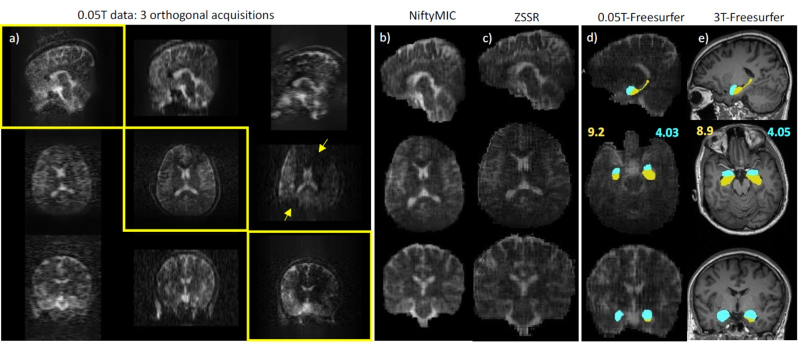
#> input picture assets/lf-mri-pipeline.jpeg, 1600 x 685 px (shown at 1/2 size)
$ python -i zssr.py   (imports and definitions only)   (older library calls are emulated)
#> lines starting #> are read from the running program, lines starting #| are printed output that depends on the picture
#> further down, picture is the input picture: shape (685, 1600, 3); mean B, G, R 51.2, 54.6, 54.1
# prompt: apply zero shot super resolution algorithm to give im slices as input and super resolution as output display original normalized , refined extract brain with hole filling  and ZSSR
# SR by 4x

import matplotlib.pyplot as plt
import numpy as np
import cv2
# Install the Zero-Shot Super-Resolution library
# The specific library for ZSSR might need to be identified or implemented.
# As a placeholder, let's assume there's a library or a model available.
# For example, if using a Keras implementation:
# !pip install tensorflow  # Already likely installed
# You might need to install a specific implementation of ZSSR if it's packaged.
# As of my last update, a widely available, easy-to-install ZSSR library isn't standard.
# We'll assume we have a function or class that implements the ZSSR algorithm.

# --- Assuming you have a ZSSR implementation ---
# You would typically define or import your ZSSR model/function here.
# For demonstration purposes, let's create a placeholder function.
# A real ZSSR implementation would involve training/optimization on the image itself.

def zero_shot_super_resolution(low_res_slice, scale_factor=2):
    """
    Placeholder for a Zero-Shot Super-Resolution algorithm.
    In a real implementation, this would apply the ZSSR logic to enhance
    the resolution of the low_res_slice.

    Args:
        low_res_slice (np.ndarray): The 2D low-resolution image slice.
        scale_factor (int): The factor by which to increase resolution.

    Returns:
        np.ndarray: The super-resolved image slice.
    """
    print(f"Applying ZSSR to slice of shape {low_res_slice.shape} with scale factor {scale_factor}...")

    # --- Real ZSSR Implementation Placeholder ---
    # A typical ZSSR process involves:
    # 1. Generating downscaled versions of the input image.
    # 2. Training a small CNN on these self-similar patches.
    # 3. Applying the trained CNN to the original low-resolution image.
    # This requires a model architecture and an optimization loop.

    # Since we don't have a ZSSR model implemented here, we'll return
    # a simple upscaled version using interpolation as a visual placeholder.
    # This is NOT Zero-Shot Super-Resolution, but allows the code to run.
    # You would replace this with your actual ZSSR model application.

    # Simple interpolation for visualization (Not ZSSR)
    original_height, original_width = low_res_slice.shape
    new_height = original_height * scale_factor
    new_width = original_width * scale_factor

    # Ensure the input slice is in a suitable format (e.g., float32)
    if low_res_slice.dtype != np.float32:
        low_res_slice = low_res_slice.astype(np.float32)

    # Use OpenCV's resize function for interpolation
    # You might choose different interpolation methods (cv2.INTER_CUBIC, cv2.INTER_LANCZOS4)
    # cv2.INTER_CUBIC is often used for upscaling.
    try:
        super_resolved_slice = cv2.resize(low_res_slice, (new_width, new_height), interpolation=cv2.INTER_CUBIC)
    except cv2.error as e:
         print(f"Error during simple upscaling using OpenCV: {e}")
         # Return original or handle error
         return low_res_slice # Or return None

    print(f"Upscaled slice shape: {super_resolved_slice.shape}")

    return super_resolved_slice

def extract_brain(im, scale_factor = 2):
    # Assuming 'im' is your original low-field MRI volume
    # And the refined brain extraction process yields masks or extracted slices.
    # Let's re-process slices to get the refined brain-extracted data for SRR input.
#> called with scale_factor = 2
    print("====================================Inside ZSSR_Extract brain ....................")
    orig_slices = []
    super_resolved_slices = []
    brain_extracted_slices = []
    scale_factor = 2 # Define your desired super-resolution scale factor (changed to 4)

    num_slices = im.shape[0]
#> num_slices = 685
    print(f"\nApplying Zero-Shot Super-Resolution to {num_slices} slices...")
#> (printed output is left out)

    for i in range(num_slices):
        slice_data = im[i, :, :]

        if slice_data is None or slice_data.size == 0:
            print(f"Skipping SRR for slice {i} due to empty data.")
            super_resolved_slices.append(None) # Append None or an empty array
            continue

        try:
            # Re-run the brain extraction logic to get the refined mask for this slice
            normalized_slice = cv2.normalize(np.abs(slice_data), None, 0, 255, cv2.NORM_MINMAX, cv2.CV_8U)
            orig_slices.append(normalized_slice)
            ret, thresh = cv2.threshold(normalized_slice, 0, 255, cv2.THRESH_BINARY + cv2.THRESH_OTSU)
            contours, hierarchy = cv2.findContours(thresh, cv2.RETR_EXTERNAL, cv2.CHAIN_APPROX_SIMPLE)

            refined_mask = np.zeros_like(normalized_slice, dtype=np.uint8) # Ensure mask is uint8
            if contours:
                largest_contour = max(contours, key=cv2.contourArea)
                mask = np.zeros_like(normalized_slice, dtype=np.uint8)
                cv2.drawContours(mask, [largest_contour], -1, (255), thickness=cv2.FILLED)

                kernel_dilate = np.ones((6, 6), np.uint8)
                mask_dilated = cv2.dilate(mask, kernel_dilate, iterations=1)

                kernel_close = np.ones((6, 6), np.uint8)
                refined_mask = cv2.morphologyEx(mask_dilated, cv2.MORPH_CLOSE, kernel_close)
            else:
                print(f"No contours found for slice {i}. Brain extraction failed.")
                # refined_mask remains all zeros

            # Apply the refined mask to get the brain-extracted slice for SRR input
            # Convert original slice data to a suitable type (e.g., float) before masking if needed for SRR input
            # For the placeholder ZSSR, let's use the normalized 8-bit slice as input.
            brain_extracted_slice_input = cv2.bitwise_and(normalized_slice, normalized_slice, mask=refined_mask)
            brain_extracted_slices.append(brain_extracted_slice_input)
            # Apply the ZSSR (or placeholder) algorithm
            super_resolved_slice = zero_shot_super_resolution(brain_extracted_slice_input, scale_factor=scale_factor)

            super_resolved_slices.append(super_resolved_slice)

        except Exception as e:
            print(f"Error processing slice {i} for SRR: {e}")
            super_resolved_slices.append(None) # Append None if processing fails
#> this loop made 685 passes
#> (ret, largest_contour) on passes 22, 24, 27, 28, 29, 30, 31, 32, 33, 37, 38, 39: (182, [[0, 849], [0, 1599], [2, 1599], [2, 849]]), (164, [[0, 911], [0, 1599], [2, 1599], [2, 911]]), (171, [[0, 547], [0, 819], [2, 819], [2, 547]]), (164, [[0, 547], [0, 819], [2, 819], [2, 547]]), (165, [[0, 542], [0, 819], [2, 819], [2, 542]]), (165, [[0, 542], [0, 819], [2, 819], [2, 542]]), (173, [[0, 543], [0, 819], [2, 819], [2, 543]]), (162, [[0, 545], [0, 819], [2, 819], [2, 545]]), (168, [[0, 547], [0, 819], [2, 819], [2, 547]]), (163, [[0, 547], [0, 819], [2, 819], [2, 547]]), (165, [[0, 546], [0, 819], [2, 819], [2, 546]]), (162, [[0, 458], [0, 819], [2, 819], [2, 458]])
#> ret on passes 1 to 6: 0, 0, 0, 0, 0, 0
#> after the loop, brain_extracted_slices = 685 items; orig_slices = 685 items; super_resolved_slices = 685 items

    print("\nFinished applying SRR (or placeholder) to all slices.")

    return orig_slices, brain_extracted_slices, super_resolved_slices

def extract_lf_volumes(im,scale_factor = 2, display = False):
    # --- Display original low-res, refined brain extracted, and super-resolved slices side-by-side ---

    orig_slices, brain_extracted_slices, super_resolved_slices = extract_brain(im)
#> orig_slices = 685 items; brain_extracted_slices = 685 items; super_resolved_slices = 685 items
    print("\nDisplaying Original (Normalized), Refined Brain Extracted, and Super-Resolved Slices...")

    # Filter out None values in case some slices failed
    valid_indices = [i for i, s in enumerate(super_resolved_slices) if s is not None]
#> valid_indices = 685 values from 0 to 684
    valid_sr_slices = [super_resolved_slices[i] for i in valid_indices]
#> valid_sr_slices = 685 items
    valid_orig_slices = [orig_slices[i] for i in valid_indices]
#> valid_orig_slices = 685 items
    valid_refined_be_slices = [brain_extracted_slices[i] for i in valid_indices]
#> valid_refined_be_slices = 685 items

    if display:
        if not valid_sr_slices:
            print("No valid super-resolved slices to display.")
        else:
            num_valid_slices = len(valid_sr_slices)
            cols_per_row = 6 # Display fewer triplets per row
            # Calculate required rows for original+refined+SR triplets
            rows = (num_valid_slices + cols_per_row - 1) // cols_per_row * 3 # Three rows per set of columns (original, refined, SR)

            fig, axes = plt.subplots(rows, cols_per_row, figsize=(3 * cols_per_row, 2 * rows))
            axes = axes.flatten()

            for i in range(num_valid_slices):
                original_slice = valid_orig_slices[i]
                refined_be_slice = valid_refined_be_slices[i]
                sr_slice = valid_sr_slices[i]
                original_slice_index = valid_indices[i] # Get the index in the original volume

                # Display original normalized slice (First row for this slice index)
                axes[3 * i].imshow(np.flipud(original_slice.T), cmap='gray')
                axes[3 * i].set_title(f'Slice {original_slice_index} Original (Norm)')
                axes[3 * i].axis('off')

                # Display refined brain extracted slice (Second row for this slice index)
                axes[3 * i + 1].imshow(np.flipud(refined_be_slice.T), cmap='gray')
                axes[3 * i + 1].set_title(f'Slice {original_slice_index} Refined BE')
                axes[3 * i + 1].axis('off')

                # Display super-resolved slice (Third row for this slice index)
                axes[3 * i + 2].imshow(np.flipud(sr_slice.T), cmap='gray')
                axes[3 * i + 2].set_title(f'Slice {original_slice_index} SR ({scale_factor}x)')
                axes[3 * i + 2].axis('off')


            # Hide any unused subplots
            for j in range(3 * num_valid_slices, len(axes)):
                axes[j].axis('off')


            plt.tight_layout()
            plt.show()

        print("\nFinished displaying Original (Normalized), Refined Brain Extracted, and Super-Resolved slices.")

    # --- Optional: Reconstruct the 3D Super-Resolved Volume ---
    # If all slices have the same super-resolved dimensions, you can stack them
    # back into a 3D numpy array.
    # Check if all valid SR slices have the same shape
    if valid_orig_slices and all(s.shape == valid_orig_slices[0].shape for s in valid_orig_slices):
        try:
            # Stack the super-resolved slices along the z-axis
            valid_orig_volume = np.stack(valid_orig_slices, axis=0)
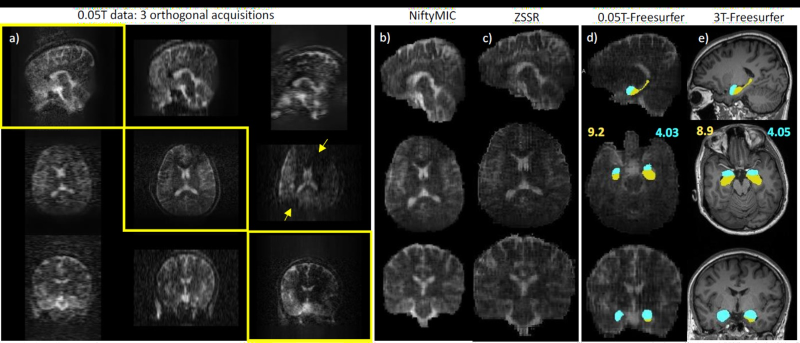
#> valid_orig_volume: shape (685, 1600, 3) (shown at 1/2 size); mean of channels 0, 1, 2 45.1, 48.8, 48.3; drawn as B, G, R
            print(f"\nSuccessfully original Volume with shape: {valid_orig_volume.shape}")
        except Exception as e:
            print(f"Error in origial Volume: {e}")

    if valid_refined_be_slices and all(s.shape == valid_refined_be_slices[0].shape for s in valid_refined_be_slices):
        try:
            # Stack the super-resolved slices along the z-axis
            valid_refined_be_volume = np.stack(valid_refined_be_slices, axis=0)
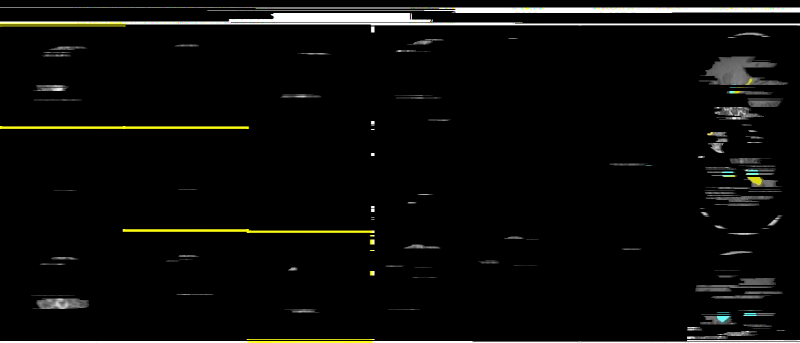
#> valid_refined_be_volume: shape (685, 1600, 3) (shown at 1/2 size); mean of channels 0, 1, 2 9, 10.7, 10.6; drawn as B, G, R
            print(f"\nSuccessfully Brain_extracted Volume with shape: {valid_refined_be_volume.shape}")
        except Exception as e:
            print(f"Error brain extraction Volume: {e}")

    if valid_sr_slices and all(s.shape == valid_sr_slices[0].shape for s in valid_sr_slices):
        try:
            # Stack the super-resolved slices along the z-axis
            super_resolved_volume = np.stack(valid_sr_slices, axis=0)
            print(f"\nSuccessfully reconstructed Super-Resolved Volume with shape: {super_resolved_volume.shape}")

            # You can optionally save this volume as a NIfTI file
            # Need to create a NIfTI image object from the numpy array and original header/affine
            # Get affine and header from the original NIfTI image 'im'
            # (Need to load the original NIfTI file again or save it earlier)
            # For this example, assuming 'im' was loaded from a NIfTI and you have the original obj
            # Check if the original 'im' came from a nibabel object
            # If 'im' is just a numpy array from read_lf_data, you might need to manually
            # reconstruct the affine or load the original NIfTI to get it.

            # Assuming you have the original nibabel image object (e.g., 'im_nii')
            # If 'im' is a numpy array and you have its affine (e.g., 'im_affine')
            # new_affine = im_affine.copy()
            # Need to adjust the affine matrix for the new resolution.
            # If the original affine matrix describes the transformation from voxel indices (i, j, k)
            # to spatial coordinates (x, y, z), e.g., [[vx, 0, 0, x0], [0, vy, 0, y0], [0, 0, vz, z0], [0, 0, 0, 1]]
            # where (vx, vy, vz) are voxel sizes. The SR volume has voxel sizes (vx/scale_factor, vy/scale_factor, vz).
            # The new affine might look like [[vx/scale_factor, 0, 0, x0], [0, vy/scale_factor, 0, y0], [0, 0, vz, z0], [0, 0, 0, 1]]
            # The origin (x0, y0, z0) should remain the same.

            # As we don't have the original nibabel object/affine readily available from the provided code structure,
            # we'll just keep the super_resolved_volume as a numpy array for now.
            # To save as NIfTI, you would need:
            # !pip install nibabel
            # import nibabel as nib
            # # Assuming you have the original affine and header
            # sr_nii_img = nib.Nifti1Image(super_resolved_volume, new_affine, original_header)
            # nib.save(sr_nii_img, '/drive/MyDrive/ajay/lf-brain-tracking/Data/LFMRI_DATA_IRF_nifti/super_resolved_volume.nii.gz')
            # print("Super-resolved volume saved as NIfTI (placeholder path).")


        except Exception as e:
            print(f"Error reconstructing Super-Resolved Volume: {e}")

    else:
        print("\nSkipping 3D volume reconstruction: Valid SR slices are empty or have inconsistent shapes.")

    return valid_refined_be_volume

>>> import cv2
>>> picture = cv2.imread('../assets/lf-mri-pipeline.jpeg')
>>> result = extract_lf_volumes(picture)
